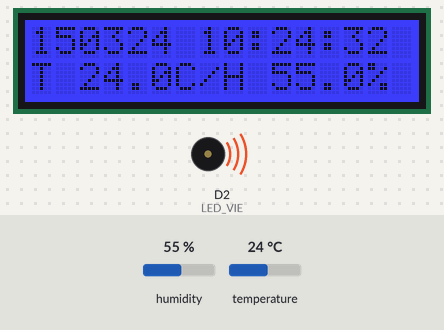
A sketch run on a simulated Arduino Uno R4 WiFi. Shown: 16×2 character LCD, buzzer (waves = sounding). The test bench sets the inputs (shaded band); at power-on: humidity 55 %, temperature 24 °C. WiFi joins after 1.5 s; servers stay silent unless stated; network time is answered at once with the bench clock; the local clock reads 2024-03-15 10:24:30 at power-on unless the sketch sets it; no MQTT or app messages arrive unless stated; not simulated (calls return 0 or success): arduino_secrets.h; what the sketch prints to the serial monitor is not drawn.

Above: at 2.8 s.
2.9 s: humidity set to 22 %
At 4.2 s:
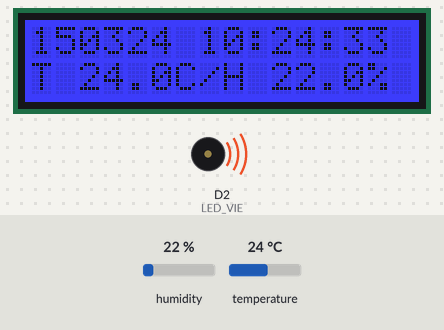
6.3 s: temperature set to 12 °C
At 9.9 s:
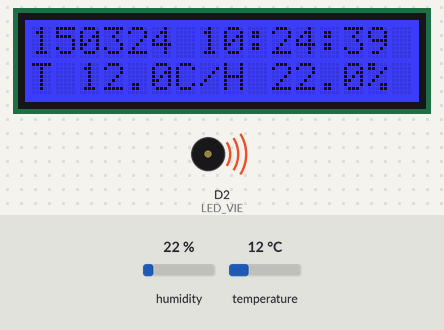
10.5 s: humidity set to 40 %
At 14.1 s:
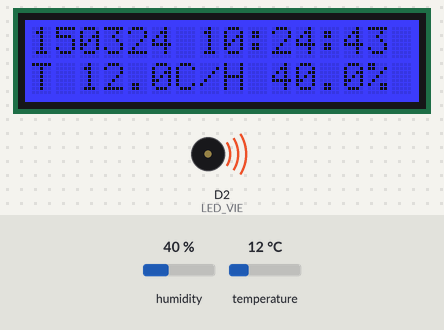
14.7 s: temperature set to 19 °C
At 17.8 s:
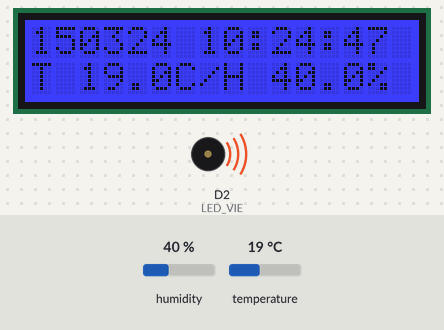
Timing chart, 0 to 19.3 s (numbered marks = the images above; inputs shaded):
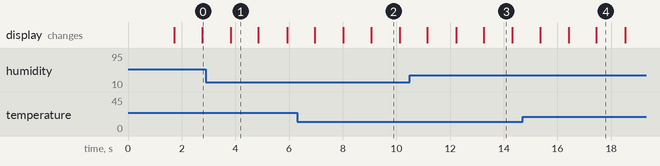

The sketch:

mqtt.ino
```cpp
#include <WiFiS3.h>
#include <WiFiUdp.h>
#include <NTPClient.h>
#include <ArduinoMqttClient.h>
#include <RTC.h>
#include <Wire.h>
#include <rgb_lcd.h>
#include <DHT.h>
#include "arduino_secrets.h"

// Configuration des composants
const byte LED_VIE = 2;
const byte DHT_PIN = A0;
const char VERSION[] = "1.0";

rgb_lcd lcd;
DHT dht(DHT_PIN, DHT22);

// Configuration WiFi et NTP
WiFiUDP udpNTP;
IPAddress serveurNTP(192, 168, 1, 254);
NTPClient clientNTP(udpNTP, serveurNTP, 7200, 60000);

// Configuration MQTT
WiFiClient wifiClient;
MqttClient mqttClient(wifiClient);

IPAddress broker(192, 168, 1, 1);
const int PORT_MQTT = 1883;
const char CLIENT_ID[] = "Id0_Client_48763";

const char TOPIC_VERSION[] = "/iot/VERSION_48763";
const char TOPIC_TEMP[] = "/iot/TEMPERATURE_48763";
const char TOPIC_HUM[] = "/iot/HUMIDITY_48763";
const char TOPIC_DATE[] = "/iot/GET_DATE_48763";

bool rtcSynchronise = false;
byte etat = 0;

unsigned long dernierEssaiNTP = 0;
unsigned long dernierEssaiMQTT = 0;

// Connexion au reseau WiFi
bool setup_wifi() {
  if (WiFi.status() == WL_NO_MODULE) {
    Serial.println("Module WiFi indisponible");
    return false;
  }

  WiFi.begin(SECRET_SSID, SECRET_PASS);
  unsigned long debut = millis();

  while (millis() - debut < 15000) {
    if (WiFi.status() == WL_CONNECTED &&
        WiFi.localIP()[0] != 0) {
      Serial.println("WiFi connecte");
      Serial.print("Adresse IP : ");
      Serial.println(WiFi.localIP());
      return true;
    }
    delay(500);
  }

  Serial.println("Connexion WiFi echouee");
  return false;
}

// Synchronisation de l'horloge RTC avec NTP
bool synchroniserRTC() {
  if (WiFi.status() != WL_CONNECTED) {
    return false;
  }

  if (!clientNTP.forceUpdate()) {
    Serial.println("Synchronisation NTP echouee");
    return false;
  }

  RTCTime dateNTP(clientNTP.getEpochTime());
  RTC.setTime(dateNTP);

  Serial.println("RTC synchronise avec NTP");
  return true;
}

// Initialisation de la connexion MQTT
int setup_mqtt() {
  mqttClient.setId(CLIENT_ID);
  mqttClient.setUsernamePassword(
    SECRET_MQTT_USER,
    SECRET_MQTT_PASS
  );

  if (!mqttClient.connect(broker, PORT_MQTT)) {
    int erreur = mqttClient.connectError();
    Serial.print("Erreur MQTT : ");
    Serial.println(erreur);
    return erreur;
  }

  Serial.println("MQTT connecte au broker");
  return 0;
}

// Publication d'un message sur un topic
void publier(const char* topic, const String& valeur) {
  if (!mqttClient.connected()) {
    return;
  }

  mqttClient.beginMessage(topic);
  mqttClient.print(valeur);
  mqttClient.endMessage();

  Serial.print(topic);
  Serial.print(" : ");
  Serial.println(valeur);
}

// Lecture de la date et de l'heure
String obtenirDateHeure() {
  RTCTime maintenant;
  RTC.getTime(maintenant);

  char dateHeure[20];

  snprintf(dateHeure, sizeof(dateHeure),
           "%02d/%02d/%04d %02d:%02d:%02d",
           maintenant.getDayOfMonth(),
           Month2int(maintenant.getMonth()),
           maintenant.getYear(),
           maintenant.getHour(),
           maintenant.getMinutes(),
           maintenant.getSeconds());

  return String(dateHeure);
}

// Affichage de la date et de l'heure sur le LCD
void afficherDateHeure() {
  lcd.setCursor(0, 0);
  lcd.print("                ");
  lcd.setCursor(0, 0);

  if (!rtcSynchronise) {
    lcd.print("NTP non synchro");
    return;
  }

  RTCTime maintenant;
  RTC.getTime(maintenant);

  char ligne[17];

  snprintf(ligne, sizeof(ligne),
           "%02d%02d%02d %02d:%02d:%02d",
           maintenant.getDayOfMonth(),
           Month2int(maintenant.getMonth()),
           maintenant.getYear() % 100,
           maintenant.getHour(),
           maintenant.getMinutes(),
           maintenant.getSeconds());

  lcd.print(ligne);
}

// Acquisition et publication des 4 variables
void lireEtPublier() {
  float temperature = dht.readTemperature();
  float humidite = dht.readHumidity();

  lcd.setCursor(0, 1);
  lcd.print("                ");
  lcd.setCursor(0, 1);

  if (isnan(temperature) || isnan(humidite)) {
    lcd.print("Erreur DHT22");
    Serial.println("Erreur lecture DHT22");
    return;
  }

  lcd.print("T ");
  lcd.print(temperature, 1);
  lcd.print("C/H ");
  lcd.print(humidite, 1);
  lcd.print("%");

  if (mqttClient.connected()) {
    publier(TOPIC_VERSION, String(VERSION));
    publier(TOPIC_TEMP, String(temperature, 1));
    publier(TOPIC_HUM, String(humidite, 1));

    if (rtcSynchronise) {
      publier(TOPIC_DATE, obtenirDateHeure());
    }
  }
}

void setup() {
  Serial.begin(9600);

  // Initialisation des composants
  pinMode(LED_VIE, OUTPUT);
  tone(LED_VIE, 2);

  lcd.begin(16, 2);
  lcd.setRGB(0, 0, 255);
  lcd.clear();

  dht.begin();
  RTC.begin();

  // Connexion WiFi
  lcd.print("Connexion WiFi");
  bool connecte = setup_wifi();

  clientNTP.begin();

  if (connecte) {
    rtcSynchronise = synchroniserRTC();
    dernierEssaiNTP = millis();

    // Connexion initiale au broker
    setup_mqtt();
    dernierEssaiMQTT = millis();
  }

  lcd.clear();
}

void loop() {
  // Maintien de la connexion MQTT
  if (mqttClient.connected()) {
    mqttClient.poll();
  } else if (WiFi.status() == WL_CONNECTED &&
             millis() - dernierEssaiMQTT >= 5000) {
    dernierEssaiMQTT = millis();
    setup_mqtt();
  }

  // Nouvelle tentative NTP si necessaire
  if (!rtcSynchronise &&
      WiFi.status() == WL_CONNECTED &&
      millis() - dernierEssaiNTP >= 30000) {
    dernierEssaiNTP = millis();
    rtcSynchronise = synchroniserRTC();
  }

  // Machine d'etat : 4 etapes de 500 ms
  switch (etat) {
    case 0:
      afficherDateHeure();
      lireEtPublier();
      break;

    case 1:
      break;

    case 2:
      afficherDateHeure();
      break;

    case 3:
      break;
  }

  etat = (etat + 1) % 4;
  delay(500);
}
```

Measured:
- what the display in image 1 shows lasts 1.1 s, from 3.8 s to 4.9 s
- what the display in image 2 shows lasts 1.0 s, from 9.1 s to 10.1 s
